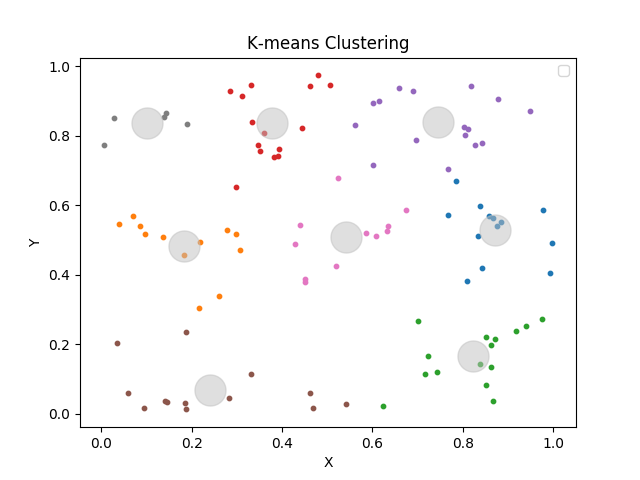

Reproduce this figure in Python.
import numpy as np
import matplotlib.pyplot as plt
from sklearn.cluster import KMeans

"""
# Generating the datapoints (2D)
nDatapoints = 100 #const - number of datapoints
X = np.random.random((nDatapoints,2))
"""

# Importing premade datapoints (for comparison)
X = np.load('100RandomDatapoints.npy')
nDatapoints = len(X)

"""
# Plotting the unclustered datapoints
plt.figure(0)
plt.clf()
plt.scatter(X[:,0], X[:,1], s = 10, c = 'black')
plt.title('Randomly Generated Datapoints')
plt.xlabel('X')
plt.ylabel('Y')
plt.show()
"""

"""
# Using the elbow method to find the optimal number of clusters
wcss = []
nMaxClusters = nDatapoints #const - max number of clusters

for i in range(1, nMaxClusters+1):
    kmeans = KMeans(n_clusters = i, init = 'k-means++')
    kmeans.fit(X)
    wcss.append(kmeans.inertia_)
plt.figure(1)
plt.clf()
plt.plot(range(1, nMaxClusters+1), wcss)
plt.title('Elbow Method Plot: WCSS for 1~%d clusters' % nMaxClusters)
plt.xlabel('Number of clusters')
plt.ylabel('WCSS')
plt.show()
"""
nClusters = 8 #const - according to the result of the elbow graph

# Fitting K-Means to the datapoints
kmeans = KMeans(n_clusters = nClusters, init = 'k-means++')
y_kmeans = kmeans.fit_predict(X)

# Visualising the clusters
plt.figure(2)
plt.clf()
for i in range(0, nClusters):
    plt.scatter(X[y_kmeans == i, 0], X[y_kmeans == i, 1], s = 10)
plt.scatter(kmeans.cluster_centers_[:, 0], kmeans.cluster_centers_[:, 1], s = 500, c = 'silver', alpha=0.5)
plt.title('K-means Clustering')
plt.xlabel('X')
plt.ylabel('Y')
plt.legend()
plt.show()
